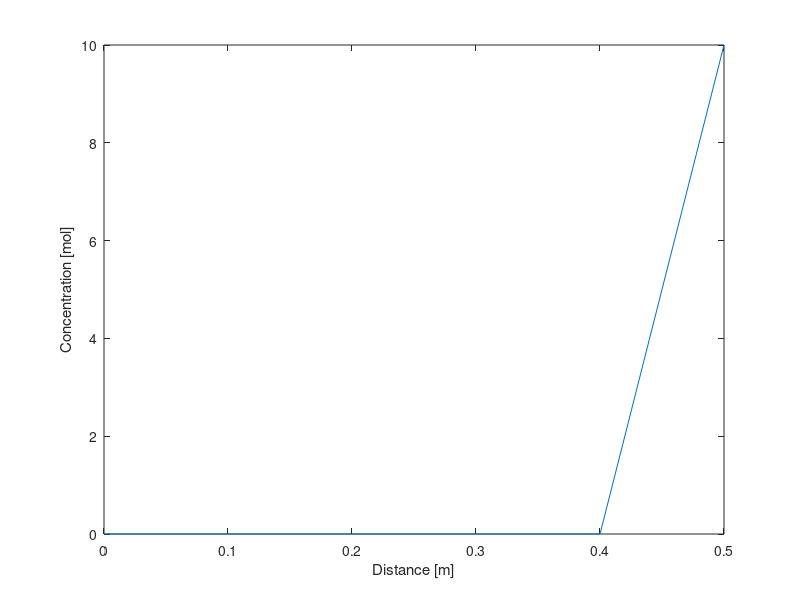

MATLAB code for this plot: (Note: this script raises an error after producing the figure.)
clear; clc; close('all');
% inputs
D = 1 ; % metre 
ray = D/2 ; 
Ce = 10 ; % mol/m3  
Deff = 10^(-10) ; % m2/s 
s = 10^(-8) ; % mol/m3/s 
Nr = 5; 
tsim = 10^10; % secondes
Nt = 100; 
annees = tsim/(86400*365);


% time step , space step
ri = 0 ; rf = D/2  ; dr = (rf - ri)/Nr; 
ti = 0;  tf = tsim ; dt = (tf-ti)/Nt ;
h = dr; 
R = ri:dr:rf; nr = numel(R) ; 
T = ti:dt:tf; nt = numel(T) ;
[r,t] = meshgrid(R,T); r = r'; t = t'; % x and t matrices


% Concentration Matrix
c = zeros(nr,nt);
c(1,1) = 0;
c(nr,1) = Ce; 
 

m = zeros(nr,nr);
m(1,1) = -3 ;
m(1,2) = 4 ; 
m(1,3) = -1 ;
m(nr,nr) = 1; 

for i=2:Nr  
 alpha = (-Deff*dt/(2*h*R(i))-Deff*dt/(h^2)); 
 beta = (1+2*Deff*dt/(h^2)); 
 gamma = (Deff*dt/(2*h*R(i))-Deff*dt/h^2); 
    m(i,i) = beta ;
    m(i,i+1) = alpha ; 
    m(i,i-1) = gamma ;   
end

matcoeffs= [ alpha; beta ; gamma];


for t=1:nt-1
    K = [0  ; c(2:nr-1,t)-s*dt ; Ce ] ; 
    X = m\K; 
    c(:,t+1) = X;
end     


% solution analytique 
C_analytique = zeros(nr,1); 
for i=1:nr
C_analytique (i) =  0.25 * s/Deff * ray^2 * (R(i)^2/ray^2 -1) + Ce; 
end 


%% Results

% Animation
    for j = 1:nt
        plot(R,c(:,j)); xlabel('Distance [m]'); ylabel('Concentration [mol]');
        title(['Concentration Versus Distance at Time = ' num2str(round(T(j),3)) ' s']) ; 
        grid('on'); drawnow; %pause(1);
    end

    figure(2)
    plot(R,C_analytique)
    hold on 
    plot(R,c(:,nt),'o')
    grid on 
    title(['Concentration Versus Distance ' num2str(round(T(j),3)) ' s']) ;
    legend('solution analytique', 'solution numérique')
    
    
    